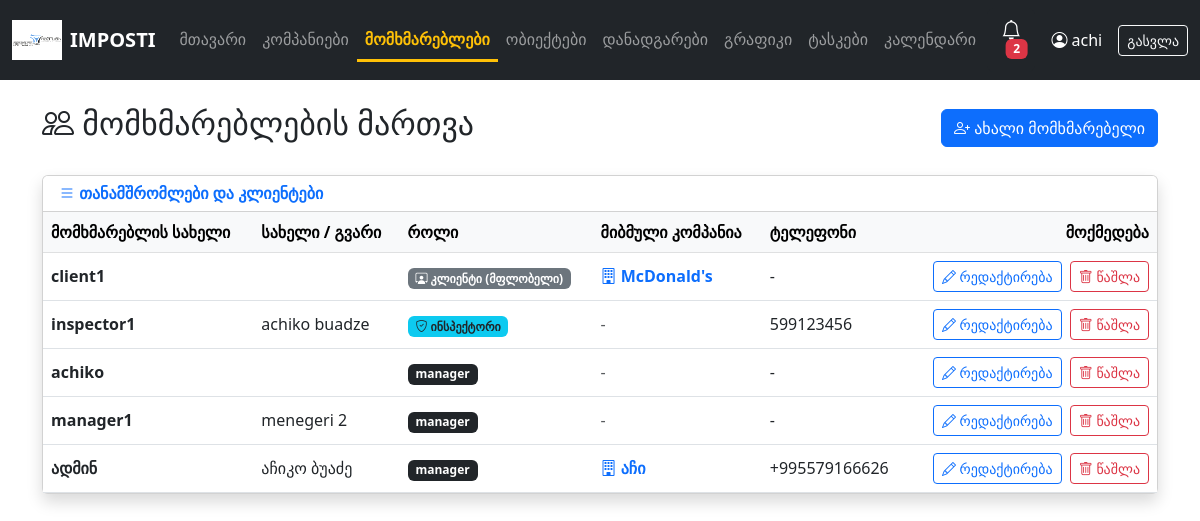
The app's page /manager/users/ (signed in) with its own data.
### apps/accounts/models.py (models this page shows, shortened)
class User(AbstractUser):
    ROLE_CHOICES = [
        ("manager", "Manager"),
        ("inspector", "Inspector"),
        ("client", "Client"),
    ]
    role = models.CharField(max_length=20, choices=ROLE_CHOICES, default="client")
    phone = models.CharField(max_length=20, blank=True)
    tenant = models.ForeignKey(
        Tenant,
        on_delete=models.CASCADE,
        null=True,
        blank=True,
        related_name="users"
    )
    company = models.ForeignKey(
        "companies.Company",
        on_delete=models.SET_NULL,
        null=True,
        blank=True,
        related_name="users",
    )

### apps/companies/models.py (models this page shows, shortened)
class Company(models.Model):
    tenant = models.ForeignKey(
        "accounts.Tenant",
        on_delete=models.CASCADE,
        null=True,
        blank=True,
        related_name="companies"
    )
    name = models.CharField(max_length=200)
    created_at = models.DateTimeField(auto_now_add=True)
    class Meta:
        verbose_name_plural = "Companies"

### apps/accounts/views.py (the view)
# urls.py: path("manager/users/", views.users_list, name="users_list"),
@login_required
def users_list(request):
    if request.user.role != "manager":
        return redirect("dashboard")
    user_tenant = get_user_tenant(request.user)
    users = (
        User.objects.filter(tenant=user_tenant)
        .select_related("company")
        .exclude(id=request.user.id)
        .order_by("role", "username")
    )
    from apps.companies.models import Company
    companies = Company.objects.filter(tenant=user_tenant).order_by("name")
    return render(
        request,
        "manager/users.html",
        {
            "users_list": users,
            "companies": companies,
        },
    )

### apps/accounts/models.py (called while the page is built, shortened)
def get_user_tenant(user):
    if not user or not user.is_authenticated:
        return None
    if user.tenant_id:
        return user.tenant

### templates/manager/users.html (shortened to what this page needs)
{% extends 'manager/base.html' %}
{% block content %}
<div class="d-flex justify-content-between align-items-center mb-4">
    <h2><i class="bi bi-people"></i> მომხმარებლების მართვა</h2>
    <button class="btn btn-primary" data-bs-toggle="modal" data-bs-target="#addUserModal">
        <i class="bi bi-person-plus"></i> ახალი მომხმარებელი
    </button>
</div>
<div class="card shadow mb-4">
    <div class="card-header bg-white">
        <h6 class="mb-0 text-primary fw-bold"><i class="bi bi-list"></i> თანამშრომლები და კლიენტები</h6>
    </div>
    <div class="card-body p-0">
        {% if users_list %}
        <div class="table-responsive">
            <table class="table table-hover align-middle mb-0">
                <thead class="table-light">
                    <tr>
                        <th>მომხმარებლის სახელი</th>
                        <th>სახელი / გვარი</th>
                        <th>როლი</th>
                        <th>მიბმული კომპანია</th>
                        <th>ტელეფონი</th>
                        <th class="text-end">მოქმედება</th>
                    </tr>
                </thead>
                <tbody>
                    {% for u in users_list %}
                    <tr>
                        <td><strong>{{ u.username }}</strong></td>
                        <td>{{ u.first_name }} {{ u.last_name }}</td>
                        <td>
                            {% if u.role == 'inspector' %}
                                <span class="badge bg-info text-dark"><i class="bi bi-shield-check"></i> ინსპექტორი</span>
                            {% elif u.role == 'client' %}
                                <span class="badge bg-secondary"><i class="bi bi-person-workspace"></i> კლიენტი (მფლობელი)</span>
                            {% else %}
                                <span class="badge bg-dark">{{ u.role }}</span>
                            {% endif %}
                        </td>
                        <td>
                            {% if u.company %}
                                <span class="text-primary fw-bold"><i class="bi bi-building"></i> {{ u.company.name }}</span>
                            {% else %}
                                <span class="text-muted">-</span>
                            {% endif %}
                        </td>
                        <td>{{ u.phone|default:"-" }}</td>
                        <td class="text-end">
                            <button type="button"
                                    class="btn btn-outline-primary btn-sm me-1"
                                    onclick="openEditUserModal({{ u.id }}, '{{ u.username|escapejs }}', '{{ u.role|escapejs }}', '{{ u.company_id|default:"" }}', '{{ u.first_name|escapejs }}', '{{ u.last_name|escapejs }}', '{{ u.phone|escapejs }}')">
                                <i class="bi bi-pencil"></i> რედაქტირება
                            </button>
                            <a href="{% url 'delete_tenant_user' u.id %}" class="btn btn-outline-danger btn-sm" onclick="return confirm('ნამდვილად გსურთ მომხმარებლის წაშლა?')">
                                <i class="bi bi-trash"></i> წაშლა
                            </a>
                        </td>
                    </tr>
                    {% endfor %}
                </tbody>
            </table>
        </div>
        {% else %}
        <div class="text-center py-5 text-muted">
            <i class="bi bi-people fs-1 d-block mb-3"></i>
            მომხმარებლები ჯერ არ არის დამატებული.
        </div>
        {% endif %}
    </div>
</div>
{% endblock %}

### templates/manager/base.html (shortened to what this page needs)
<!DOCTYPE html>
<html lang="ka">
<head>
    <link href="https://cdn.jsdelivr.net/npm/bootstrap@5.3.0/dist/css/bootstrap.min.css" rel="stylesheet">
    <link rel="stylesheet" href="https://cdn.jsdelivr.net/npm/bootstrap-icons@1.11.0/font/bootstrap-icons.css">
</head>
<body>
    <nav class="navbar navbar-expand-lg navbar-dark bg-dark">
        <div class="container-fluid">
            <a class="navbar-brand d-flex align-items-center" href="/manager/">
                <img src="/static/images/logo.png" alt="IMPOSTI" height="40" class="me-2" style="filter: brightness(1.1);">
                <span class="fw-bold">IMPOSTI</span>
            </a>
            <div class="collapse navbar-collapse" id="navbarNav">
                <ul class="navbar-nav me-auto">
                    <li class="nav-item">
                        <a class="nav-link" href="/manager/">მთავარი</a>
                    </li>
                    <li class="nav-item">
                        <a class="nav-link" href="/manager/companies/">კომპანიები</a>
                    </li>
                    <li class="nav-item">
                        <a class="nav-link" href="/manager/users/">მომხმარებლები</a>
                    </li>
                    <li class="nav-item">
                        <a class="nav-link" href="/manager/sites/">ობიექტები</a>
                    </li>
                    <li class="nav-item">
                        <a class="nav-link" href="/manager/equipment/">დანადგარები</a>
                    </li>
                    <li class="nav-item">
                        <a class="nav-link" href="/manager/schedules/">გრაფიკი</a>
                    </li>
                    <li class="nav-item">
                        <a class="nav-link" href="/manager/tasks/">ტასკები</a>
                    </li>
                    <li class="nav-item">
                        <a class="nav-link" href="/calendar/">კალენდარი</a>
                    </li>
                </ul>
                <div class="dropdown me-3">
                    <button class="btn btn-dark position-relative" type="button" id="notificationsDropdown" data-bs-toggle="dropdown">
                        <i class="bi bi-bell fs-5"></i>
                        <span class="badge bg-danger notification-badge" id="notifCount" style="display: none;">0</span>
                    </button>
                </div>
                <span class="navbar-text text-white me-3" data-user-id="{{ request.user.id }}">
                    <i class="bi bi-person-circle"></i> {{ request.user.username }}
                </span>
                <a class="btn btn-outline-light btn-sm" href="/logout/">გასვლა</a>
            </div>
        </div>
    </nav>
    <div class="container mt-4">
        {% block content %}{% endblock %}
    </div>
</body>
</html>

### templates/manager/base.html (style rules this page uses)
.notification-badge { position: absolute; top: 0; right: 0; transform: translate(25%, -25%); }
.navbar-nav .nav-link.active { color: #ffc107 !important; font-weight: 600; border-bottom: 3px solid #ffc107; }

### records on screen
User: user.username "achi"
User: username "client1", role "client" (drawn), company.name "McDonald's", phone "-"
User: username "inspector1", first_name "achiko", last_name "buadze", role "inspector" (drawn), phone "599123456"
User: username "achiko", role "manager", phone "-"
User: username "manager1", first_name "menegeri", last_name "2", role "manager", phone "-"
User: username "ადმინ", first_name "აჩიკო", last_name "ბუაძე", role "manager", company.name "აჩი", phone "+995579166626"
